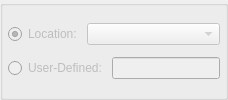
             <widget class="QGroupBox" name="_locationGroup" >
              <property name="enabled" >
               <bool>false</bool>
              </property>
              <property name="sizePolicy" >
               <sizepolicy>
                <hsizetype>5</hsizetype>
                <vsizetype>0</vsizetype>
                <horstretch>0</horstretch>
                <verstretch>0</verstretch>
               </sizepolicy>
              </property>
              <property name="title" >
               <string/>
              </property>
              <layout class="QVBoxLayout" >
               <property name="margin" >
                <number>5</number>
               </property>
               <property name="spacing" >
                <number>0</number>
               </property>
               <item>
                <layout class="QHBoxLayout" >
                 <property name="margin" >
                  <number>0</number>
                 </property>
                 <property name="spacing" >
                  <number>5</number>
                 </property>
                 <item>
                  <widget class="QRadioButton" name="_location" >
                   <property name="text" >
                    <string>Location:</string>
                   </property>
                   <property name="checked" >
                    <bool>true</bool>
                   </property>
                  </widget>
                 </item>
                 <item>
                  <widget class="XComboBox" name="_locations" >
                   <property name="enabled" >
                    <bool>false</bool>
                   </property>
                   <property name="sizePolicy" >
                    <sizepolicy>
                     <hsizetype>7</hsizetype>
                     <vsizetype>0</vsizetype>
                     <horstretch>0</horstretch>
                     <verstretch>0</verstretch>
                    </sizepolicy>
                   </property>
                  </widget>
                 </item>
                </layout>
               </item>
               <item>
                <layout class="QHBoxLayout" >
                 <property name="margin" >
                  <number>0</number>
                 </property>
                 <property name="spacing" >
                  <number>5</number>
                 </property>
                 <item>
                  <widget class="QRadioButton" name="_miscLocation" >
                   <property name="text" >
                    <string>User-Defined:</string>
                   </property>
                  </widget>
                 </item>
                 <item>
                  <widget class="XLineEdit" name="_miscLocationName" >
                   <property name="enabled" >
                    <bool>false</bool>
                   </property>
                  </widget>
                 </item>
                </layout>
               </item>
              </layout>
             </widget>
